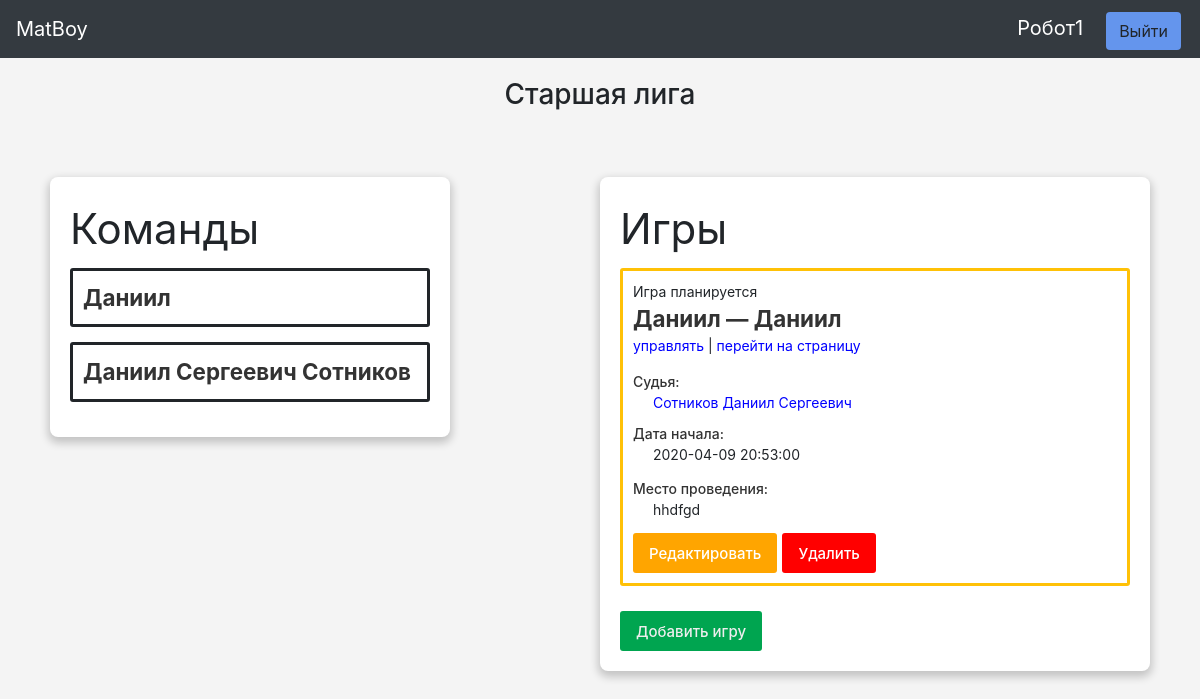
Screenshot of /league_console/1 (signed in) with the database file from the repository.
### data/user.py (models this page shows, shortened)
class User(BaseModel, UserMixin):
    __tablename__ = "users"
    __repr_attrs__ = ["surname", "name"]
    serialize_only = ("id",
                      "name",
                      "surname",
                      "patronymic",
                      "fullname",
                      "city",
                      "birthday",
                      "email",
                      "is_creator",
                      )
    short_serialize_only = ("id",
                            'name',
                            'surname',
                            "fullname",
                            "email"
                            )
    surname = sa.Column(sa.String, nullable=False)
    name = sa.Column(sa.String, nullable=False)
    patronymic = sa.Column(sa.String, nullable=True)
    city = sa.Column(sa.String, nullable=True)
    birthday = sa.Column(sa.Date)
    email = sa.Column(sa.String, index=True, unique=True, nullable=True)
    hashed_password = sa.Column(sa.String, nullable=True)
    is_creator = sa.Column(sa.Boolean, default=False)
    @property
    def fullname(self):
        if self.patronymic:
            return f"{self.surname} {self.name} {self.patronymic}"
        else:
            return f"{self.surname} {self.name}"
    def __str__(self):
        return self.fullname
    @property
    def is_admin(self):
        return self.id == 1

### data/league.py (models this page shows)
class League(BaseModel):
    __tablename__ = "leagues"
    __repr_attrs__ = ["title", "chief"]
    serialize_only = ("id",
                      "title",
                      "description",
                      "chief.id",
                      "chief.email",
                      "chief.fullname",
                      "tournament.id",
                      "tournament.title",
                      "teams.id",
                      "teams.name",
                      )
    title = sa.Column(sa.String, unique=False)
    description = sa.Column(sa.Text, nullable=True)
    chief_id = sa.Column(sa.Integer, sa.ForeignKey("users.id"))
    tournament_id = sa.Column(sa.Integer, sa.ForeignKey("tournaments.id"))
    chief = orm.relationship("User", backref="leagues")
    tournament = orm.relationship("Tournament", backref="leagues")
    def have_permission(self, user) -> bool:
        if user.is_admin or self.chief == user:
            return True
        elif self.tournament.have_permission(user):
            return True
        else:
            return False

### data/team.py (models this page shows, shortened)
class Team(BaseModel):
    __tablename__ = "teams"
    __repr_attrs__ = ["name", "tournament"]
    serialize_only = ("id",
                      "name",
                      "motto",
                      "status",
                      "trainer.id",
                      "trainer.email",
                      "trainer.fullname",
                      "tournament.id",
                      "tournament.title",
                      "league.id",
                      "league.title",
                      )
    name = sa.Column(sa.String)
    motto = sa.Column(sa.String, nullable=True)
    status = sa.Column(sa.Integer, default=1)
    trainer_id = sa.Column(sa.Integer, sa.ForeignKey("users.id"), nullable=True)
    tournament_id = sa.Column(sa.Integer, sa.ForeignKey("tournaments.id"), nullable=True)
    league_id = sa.Column(sa.Integer, sa.ForeignKey("leagues.id"), nullable=True)
    trainer = orm.relationship("User", backref="teams_for_train")
    tournament = orm.relationship("Tournament", backref="teams")
    league = orm.relationship("League", backref="teams")
    players = orm.relationship("User", secondary="users_to_teams", backref="teams")

### data/game.py (models this page shows, shortened)
class Game(BaseModel):
    __tablename__ = "games"
    __repr_attrs__ = ["team1", "team2", "league", "start"]
    serialize_only = ("id",
                      "title",
                      "place",
                      "start",
                      "status",
                      "judge.id",
                      "judge.email",
                      "judge.fullname",
                      "team1.id",
                      "team1.name",
                      "team2.id",
                      "team2.name",
                      "league.id",
                      "league.title",
                      )
    place = sa.Column(sa.String, nullable=True)
    start = sa.Column(sa.DateTime, nullable=True)
    protocol = sa.Column(MutableJson)
    status = sa.Column(sa.Boolean, default=1)
    judge_id = sa.Column(sa.Integer, sa.ForeignKey("users.id"))
    team1_id = sa.Column(sa.Integer, sa.ForeignKey("teams.id"))
    team2_id = sa.Column(sa.Integer, sa.ForeignKey("teams.id"))
    league_id = sa.Column(sa.Integer, sa.ForeignKey("leagues.id"))
    judge = orm.relationship("User", backref="judged_games")
    team1 = orm.relationship("Team", backref="games_1", foreign_keys=[team1_id, ])
    team2 = orm.relationship("Team", backref="games_2", foreign_keys=[team2_id, ])
    league = orm.relationship("League", backref="games")
    @property
    def title(self):
        return f"{self.team1.name} — {self.team2.name}"

### app/web_pages.py (the view)
@blueprint.route("/league_console/<int:league_id>")
@login_required
def league_console(league_id: int):
    session = create_session()
    league = session.query(League).get(league_id)
    if not league:
        abort(404)
    if league.have_permission(current_user):
        abort(403)
    return render_template("league_console.html", league=league)

### app/web_pages.py (called while the page is built)
@login_manager.user_loader
def load_user(user_id) -> User:
    session = create_session()
    return session.query(User).get(user_id)

### data/db_session.py (called while the page is built)
def create_session() -> Session:
    global __factory
    return __factory()

    def __eq__(self, other):
        return self.id == other.id

### data/tournament.py (called while the page is built)
    def have_permission(self, user):
        return user.is_admin or self.chief == user

### templates/league_console.html (shortened to what this page needs)
{% extends 'base.html' %}
{% block main %}
  <main class="container-xl" role="main">
    <div class="title_container">
      <h3 class="page_title">
        {{league.title}}
      </h3>
    </div>
    <div class="box_container box_container-covid">
      <div class="box box-tiny">
        <label class="box-label">
          Команды
        </label>
        {% for team in league.teams if team.status == 2 %}
          <div class="box_item team" id="team-{{team.id}}">
            <label class="box_item-title team-title nested-toggler" for="team_info-{{team.id}}">
              {{team.name}}
            </label>
          </div>
        {% endfor %}
      </div>
      <div class="box box-middle">
        <div id="games">
          <label class="box-label">
            Игры
          </label>
          {% for game in league.games | selectattr("status")
                                      | sort(attribute="status")
                                      | sort(reverse=true, attribute="updated_at") %}
            {% if game.status == 2 %}
            <div class="box_item game border-success" id="game-{{game.id}}">
              <span class="status game-status">
                Игра успешно завершилась
              </span>
            {% else %}
            <div class="box_item game border-warning" id="game-{{game.id}}">
              <span class="status game-status">
                Игра планируется
              </span>
            {% endif %}
              <label class="box_item-title game-title nested-toggler" for="game_info-{{game.id}}">
                {{game.team1.name}} — {{game.team2.name}}
              </label>
              <div class="link_menu">
                <a class="link link-small game-manage" href='/game_console/{{game.id}}'>
                  управлять
                </a>
                |
                <a class="link link-small game-goto" href='/game/{{game.id}}'>
                  перейти на страницу
                </a>
              </div>
              <div class="info_bar game-info" id="game_info-{{game.id}}">
                <label class="label-bold">
                  Судья:
                </label>
                <a class="game-judge link link-shadow info_value like_list"
                    href="/profile/{{game.judge.id}}"
                    title="{{game.judge.email}}">
                  {{game.judge.fullname}}
                </a>
                <label class="label-bold">
                  Дата начала:
                </label>
                <p class="game-start info_value like_list">
                  {{game.start if game.start else "Не определенно"}}
                </p>
                <label class="label-bold">
                  Место проведения:
                </label>
                <p class="game-place info_value like_list">
                  {{game.place if game.place else "Не определенно"}}
                </p>
                <div class="buttons-menu">
                  <button class="button button_warning game-edit">
                    Редактировать
                  </button>
                  <button class="button button_danger game-delete">
                    Удалить
                  </button>
                </div>
              </div>
            </div>
          {% endfor %}
        </div>
        <div class="buttons-menu">
          <button class="button button_success game-add">
            Добавить игру
          </button>
        </div>
      </div>
    </div>
  </main>
{% endblock main %}

### templates/base.html (shortened to what this page needs)
<!DOCTYPE html>
<html lang="en">
  <head>
    {% block head %}
    <link
      rel="stylesheet"
      href="https://stackpath.bootstrapcdn.com/bootstrap/4.4.1/css/bootstrap.min.css"
    />
    <link href="{{url_for('static', filename='node_modules/air-datepicker/dist/css/datepicker.min.css')}}" rel="stylesheet" type="text/css">
    <link rel="stylesheet" type="text/css" href="{{url_for('static', filename='css/style.css')}}" />
    {% endblock head %}
  </head>
  <body>
    {% block header %}
    <header class="">
      <nav class="navbar navbar-dark bg-dark">
        <a class="navbar-brand logo", href="/">MatBoy</a>
        <div class="login_manager">
            {% if current_user.is_authenticated %}
              <a
                class="navbar-brand"
                href="/profile/{{current_user.id}}"
              >
                {{ current_user.name }}
              </a>
              <a class="btn button_primary" onclick="redirectWithStep(event);" href="/logout">
                Выйти
              </a>
            {% endif %}
        </div>
      </nav>
    </header>
    {% endblock header %}
    {% block main %}{% endblock main %}
  </body>
</html>

### static/css/style.css (style rules this page uses)
body { height: 100%; background: #f4f4f4; font-size: 14px; font-weight: normal; font-family: "-apple-system",BlinkMacSystemFont,Arial,sans-serif; }
.link { color: blue !important; }
.buttons-menu { display: flex; justify-content: left; padding-top: 10px; }
.buttons-menu > button { margin-right: 5px; }
.button { -webkit-font-smoothing: antialiased; -moz-osx-font-smoothing: grayscale; display: flex; align-items: center; padding: 0 16px; border-radius: 3px; border: 0; box-shadow: none; height: 40px; line-height: 15px; color: #333; font-size: 15px; font-family: "-apple-system",BlinkMacSystemFont,Arial,sans-serif; font-weight: 500; justify-content: center; text-align: center; cursor: pointer; }
.button_primary { color: #eee; background-color: cornflowerblue; }
.button_success { color: #eee; background-color: #00a550; }
.button_warning { background-color: orange; color: white; }
.button_danger { background-color: red; color: white; }
.label-bold { -webkit-font-smoothing: antialiased; -moz-osx-font-smoothing: grayscale; color: #333; font-weight: 550; margin-top: 10px; margin-bottom: 0; display: inline-block; width: 100%; vertical-align: baseline; }
.login_manager>.btn { color: inherit; margin: 0 3px; }
button, input { overflow: visible; }
.box_container { display: flex; justify-content: center; flex-wrap: wrap-reverse; flex-direction: row; margin: 60px 0px 10px 0px; padding: 0; }
.box_container-covid { justify-content: space-between; }
.box-label { font-size: 3em; width: 100%; }
.box { flex-shrink: 0; flex-grow: 1; background: #fff; box-shadow: 0 4px 8px 2px rgba(0,0,0,0.2); border-radius: 8px; padding: 20px; margin: 5px; box-sizing: border-box; align-self: flex-end; }
.box-tiny { max-width: 400px; }
.box-middle { max-width: 550px; }
.box_item-title { color: #333; font-size: 1.6em; font-family: "-apple-system",BlinkMacSystemFont,Arial,sans-serif; font-weight: 700; width: 100%; margin-bottom: 0; }
.info_bar { margin-top: 5px; }
.title_container { display: flex; flex-direction: column; align-items: center; justify-content: center; margin-bottom: 10px; margin-top: 20px; }
.page_title { margin: 0 6px 0 6px; }
.box_item { padding: 10px; margin-bottom: 15px; border-radius: 3px; border-style: solid; }
.like_list { padding: 0 20px; width: 100%; box-sizing: border-box; display: block; }
.info_bar p { margin-bottom: 3px; }

### rows the page displays
User: name "Робот1"
League: title "Старшая лига"
Team: name "Даниил"
Team: name "Даниил Сергеевич Сотников"
Game: team1.name "Даниил", team2.name "Даниил", judge.fullname "Сотников Даниил Сергеевич", start "2020-04-09 20:53:00", place "hhdfgd"
